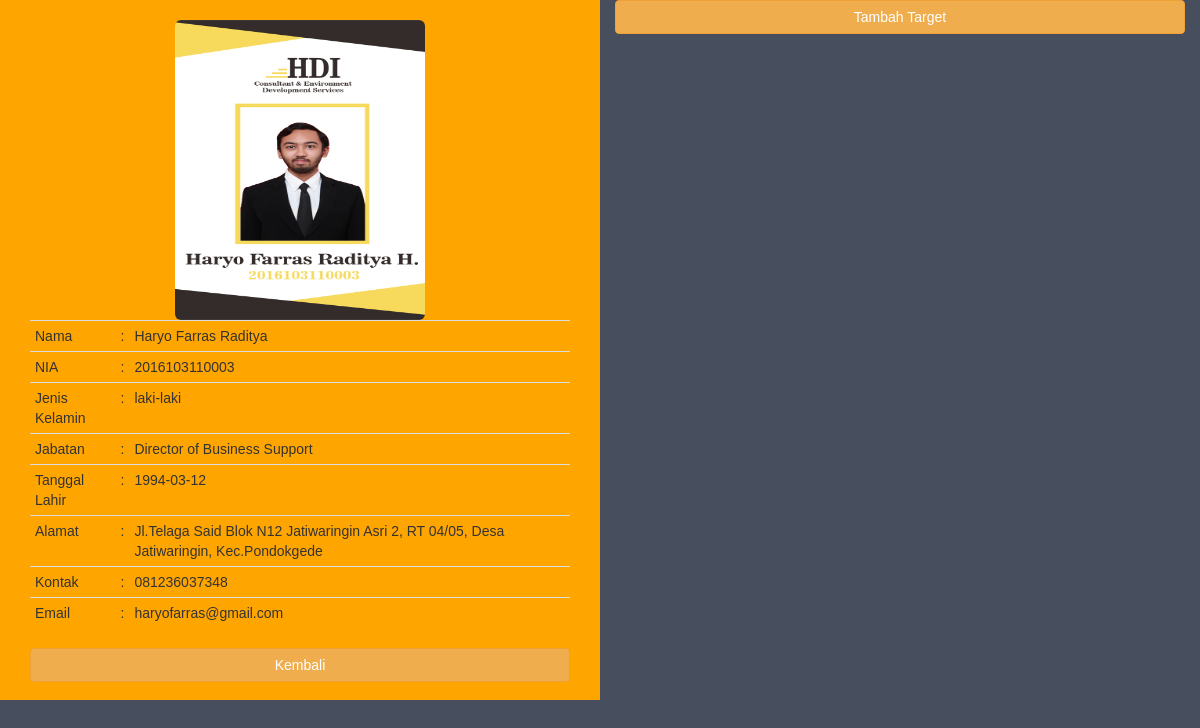
Screenshot of /admin/profile.php?id=70 (signed in) with the database file from the repository.
### tables this page shows
CREATE TABLE `karyawan` (
  `id_karyawan` int(4) NOT NULL,
  `nia_karyawan` bigint(15) UNSIGNED NOT NULL,
  `nama_karyawan` char(30) NOT NULL,
  `jk_karyawan` varchar(10) NOT NULL,
  `jabatan_karyawan` varchar(50) NOT NULL,
  `tanggal_lahir_karyawan` date NOT NULL,
  `tgl_lahir_karyawan` varchar(5) NOT NULL,
  `alamat_karyawan` text NOT NULL,
  `kontak_karyawan` varchar(15) NOT NULL,
  `email_karyawan` varchar(30) NOT NULL,
  `foto_karyawan` varchar(15) DEFAULT NULL
);

### admin/profile.php (the view, shortened to what this page needs)
<!DOCTYPE html>
<html>
<head>
  <link rel="stylesheet" href="css/bootstrap.min.css">
</head>
<body>
<div class="col-sm-12 col-md-6 profile">
    <div class="container-fluid">
      <center>
      <br/>
    <?php
    include '../function/db.php';
    $id = $_GET['id'];
    $data = mysqli_query($koneksi,"SELECT * FROM karyawan WHERE id_karyawan='$id'");
    $d = mysqli_fetch_array($data);
    ?>
        <img class="img-rounded" src="../images/<?php echo $d['foto_karyawan']; ?>" style="height: 300px; width:250px;">
        <br/>
        <table class="table table-hover table-responsive table-condensed">
          <tr>
            <td>Nama</td>
            <td>:</td>
            <td><?php echo $d['nama_karyawan']; ?></td>
          </tr>
        <tr>
          <td>NIA</td>
          <td>:</td>
          <td><?php echo $d['nia_karyawan']; ?></td>
        </tr>
        <tr>
          <td>Jenis Kelamin</td>
          <td>:</td>
          <td><?php echo $d['jk_karyawan']; ?></td>
        </tr>
        <tr>
          <td>Jabatan</td>
          <td>:</td>
          <td><?php echo $d['jabatan_karyawan']; ?></td>
        </tr>
        <tr>
          <td>Tanggal Lahir</td>
          <td>:</td>
          <td><?php echo $d['tanggal_lahir_karyawan']; ?></td>
        </tr>
        <tr>
          <td>Alamat</td>
          <td>:</td>
          <td><?php echo $d['alamat_karyawan']; ?></td>
        </tr>
        <tr>
          <td>Kontak</td>
          <td>:</td>
          <td><?php echo $d['kontak_karyawan']; ?></td>
        </tr>
        <tr>
          <td>Email</td>
          <td>:</td>
          <td><?php echo $d['email_karyawan']; ?></td>
        </tr>
        </table>
        <a href="beranda.php" class="btn btn-warning btn-block "><i class="fa fa-edit"></i>Kembali</a>
      </center>
    </div>
</div>
<div class="col-sm-12 col-md-6 target">
  <a href="#" data-toggle="modal" data-target="#modal-tambah-target" class="btn btn-warning btn-block"><i class="fa fa-edit"></i> Tambah Target</a>
</div>
</body>
</html>

### admin/profile.php (style rules this page uses)
.profile { height:700px; background:orange; }
.target { height:700px; }
* { box-sizing: border-box; }
body { background-color: #474e5d; font-family: Helvetica, sans-serif; }

### rows the page displays
karyawan: foto_karyawan (picture), nama_karyawan "Haryo Farras Raditya", nia_karyawan "2016103110003", jk_karyawan "laki-laki", jabatan_karyawan "Director of Business Support", tanggal_lahir_karyawan "1994-03-12", alamat_karyawan "Jl.Telaga Said Blok N12 Jatiwaringin Asri 2, RT 04/05, Desa Jatiwaringin, Kec.Pondokgede", kontak_karyawan "081236037348", email_karyawan "haryofarras@gmail.com"
